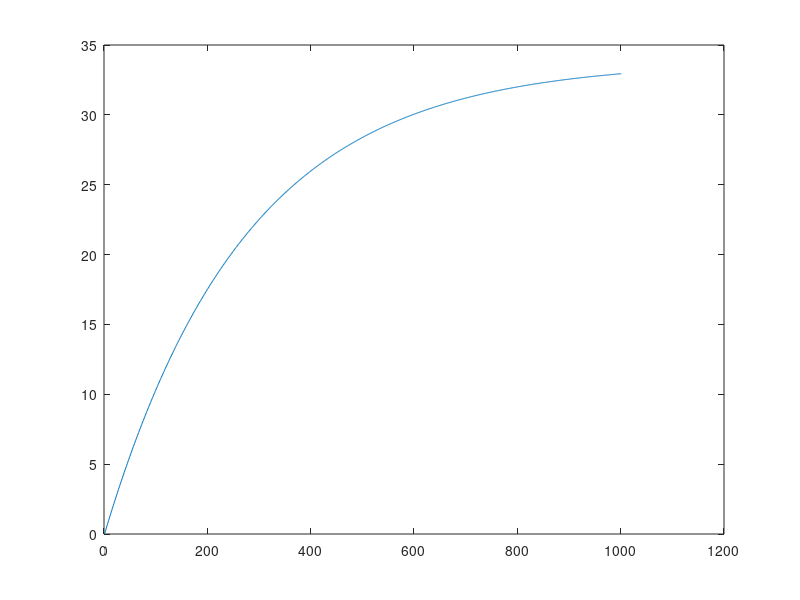

MATLAB code for this plot:
motors = 2; %Number of motors
stall_torque = .11; %Stall torque, N.m
max_speed = 140; %Motor no load speed in rad/s
ratio = .2717; %Transmission ratio, = turbine speed/motor speed
stall_current = 4.32; %Stall current of one motor at given voltage
voltage = 7.4; %Input voltage at conditions listed
power_dissipated = 0; %Power (heat) dissipated in motor coils
final_time = 10; %Time to calculate turbine response over, in seconds
iterations = 1000; %Number of iterations
time_taken = 0;
flag = 0;

I_wheel = .0582; %Turbine moment of inertia, kg*m^2
friction_torque = .09; % Angular friction on turbine
speed_vector = zeros(1,iterations+1); %Vector of turbine speeds
applied_torque = 0; %Applied torque, calculated in loop each iteration
delta_t = final_time/iterations;%Timestep for equation calculation


for i = 1:iterations
    
    %Applied torque: Torque = number of motors*1/ratio*(motor stall torque-
    %motor stall torque*(current motor speed/no-load motor speed)).
    %Current motor speed = speed_vector(1)/ratio
    applied_torque = motors/ratio*...
        stall_torque*(1-speed_vector(i)/ratio/max_speed)-friction_torque;
    if i < 4
        display(applied_torque);
    end
    speed_vector(i+1) = speed_vector(i) + ...
        applied_torque*delta_t/I_wheel;
    
    if flag == 0
        if speed_vector(i) > 25
            time_taken = i*final_time/iterations;
            flag = 1;
        end
    end
    
    %Calculate heat dissipation in motor
    power_dissipated = power_dissipated + ...
        voltage*stall_current*(1-speed_vector(i)/ratio/max_speed)*...
        final_time/iterations; %dt
    
    
end

plot(speed_vector);   
display(time_taken);




%display(power_dissipated);

